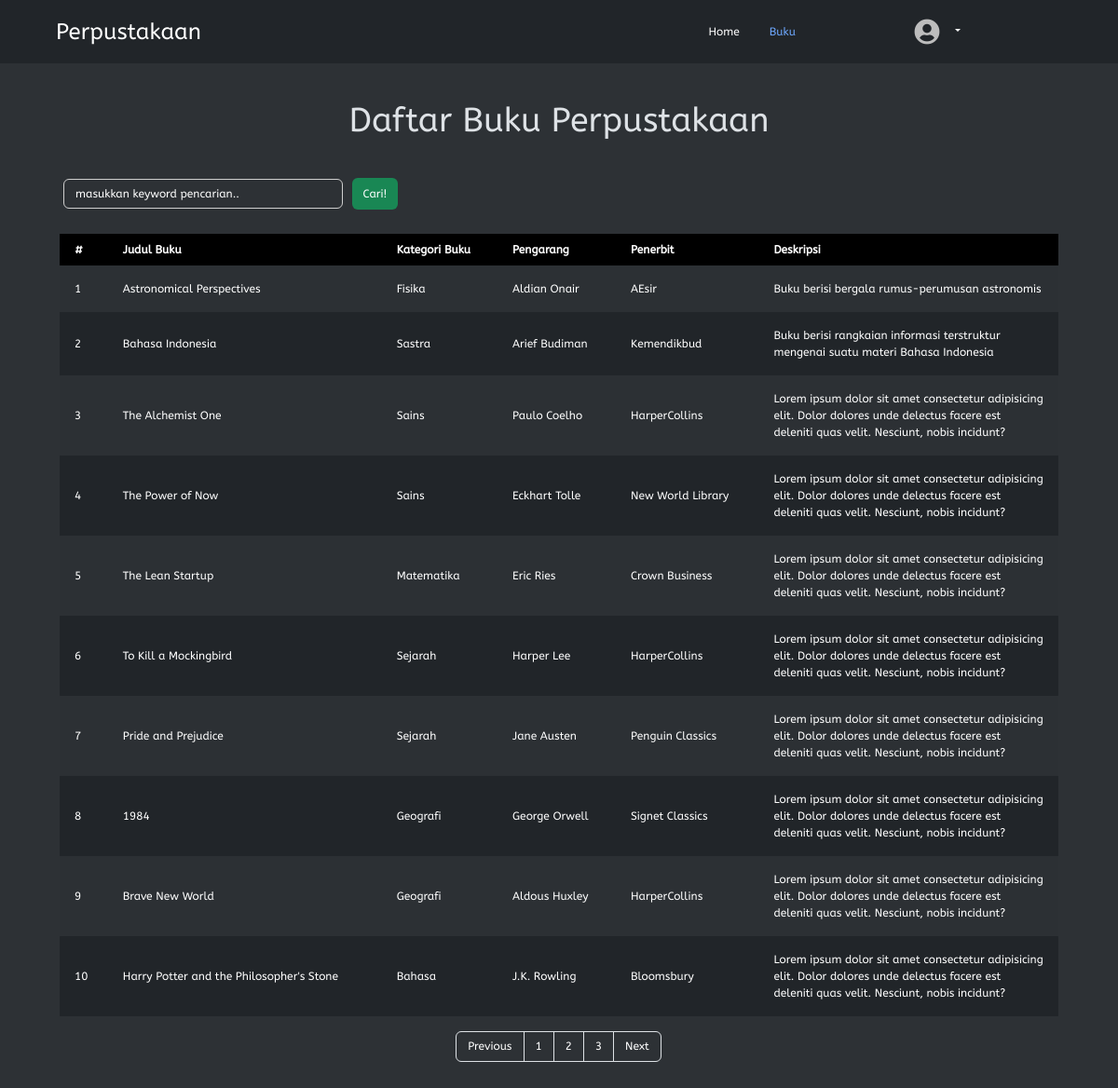
The page /php/buku/buku.php on the database its author committed.
### tables this page shows
CREATE TABLE `t_buku` (
  `f_id` int(11) NOT NULL,
  `f_idkategori` int(11) DEFAULT NULL,
  `f_judul` varchar(200) DEFAULT NULL,
  `f_pengarang` varchar(200) DEFAULT NULL,
  `f_penerbit` varchar(200) DEFAULT NULL,
  `f_deskripsi` varchar(700) DEFAULT NULL
);

CREATE TABLE `t_kategori` (
  `f_id` int(11) NOT NULL,
  `f_kategori` varchar(200) DEFAULT NULL
);

### php/dbcontroller.php (called while the page is built, shortened)
<?php
class DBConnection {
	private $host = 'localhost';
	private $user = 'root';
	private $password = '';
	private $dbname = 'prausk_sukenmfauzan';
	public $conn;
	public function __construct() {
		$this->conn = mysqli_connect($this->host, $this->user, $this->password, $this->dbname);
	}
	public function getALL($sql)
	{
		$result = mysqli_query($this->conn, $sql);
		while ($row = mysqli_fetch_assoc($result)) {
			$data[] = $row;
		}
		if (!empty($data)) {
			return $data;
		}
	}
	public function rowCOUNT($sql)
	{
		$result = mysqli_query($this->conn, $sql);
		$count = mysqli_num_rows($result);
		return $count;
	}
}
?>

### php/buku/buku.php (the view, shortened to what this page needs)
<?php
require_once '../dbcontroller.php';
$db = new DBConnection();
$jumlahdataperhalaman = 10;
$totaldata = $db->rowCOUNT('SELECT f_id FROM t_buku');
$jumlahhalaman = ceil($totaldata / $jumlahdataperhalaman);
if (isset($_GET['halaman'])) {
	$halamanberapa = $_GET['halaman'];
} else {
	$halamanberapa = 1;
}
$halaman = isset($_GET['halaman']) ? (int) $_GET['halaman'] : 1;
$awaldata = $jumlahdataperhalaman * $halamanberapa - $jumlahdataperhalaman;
$Previous = $halaman - 1;
$Next = $halaman + 1;
$halamanawal =
$halaman > 1 ? $halaman * $jumlahdataperhalaman - $jumlahdataperhalaman : 0;
$buku = $db->getALL("SELECT t_buku.*, t_buku.f_id AS idbuku, t_kategori.f_kategori FROM t_buku, t_kategori WHERE t_buku.f_idkategori = t_kategori.f_id ORDER BY idbuku ASC LIMIT " . $awaldata . "," . $jumlahdataperhalaman);
?>
<!DOCTYPE html>
<html lang="en">
<head>
	<link rel="stylesheet" href="../../assets/style/style.css">
	<link rel="stylesheet" href="../../assets/bootstrap-5.3.0/css/bootstrap.min.css">
	<link rel="stylesheet" href="../../assets/fontawesome/css/all.min.css">
	<link rel="stylesheet" href="../../assets/fontawesome/css/fontawesome.min.css">
	<link rel="stylesheet" href="../../assets/fontawesome/css/solid.min.css">
	<link rel="stylesheet" href="../../node_modules/sweetalert2/dist/sweetalert2.min.css">
</head>
<body data-bs-theme="dark">
	<div class="container-fluid">
		<header class="d-flex flex-wrap align-items-center justify-content-center justify-content-around py-3 px-5">
			<a href="../home/index.php" class="d-flex align-items-center mb-3 mb-md-0 me-md-auto text-white text-decoration-none">
				<span class="fs-4">Perpustakaan</span>
			</a>
			<ul class="nav col-12 col-md-auto mb-2 justify-content-center mb-md-0">
				<li class="nav-item">
					<a href="../home/index.php" class="nav-link text-white" aria-current="page">
						Home
					</a>
				</li>
				<li>
					<a href="../buku/buku.php" class="nav-link active">
						Buku
					</a>
				</li>
			</ul>
			<div class="d-flex col-md-3 text-end align-items-center justify-content-center">
					<div class="dropdown text-end">
						<a href="#" class="text-white text-decoration-none dropdown-toggle" data-bs-toggle="dropdown" aria-expanded="false">
							<img src="../../assets/profil/default-profil.png" alt="" width="32" height="32" class="rounded-circle me-2">
						</a>
					</div>
				</div>
			</header>
		</div>
		<div class="content">
			<center><h1>Daftar Buku Perpustakaan</h1></center>
			<form action="" method="post">
				<input type="text" name="keyword" id="keyword" size="40" autofocus placeholder="masukkan keyword pencarian.." autocomplete="off">
				<button type="submit" name="cari" class="tbl-cari">Cari!</button>
			</form>
			<br>
			<table border="0" cellpadding="10" cellspacing="0" class="mb-3">
				<thead>
					<tr>
						<th scope="col">#</th>
						<th scope="col">Judul Buku</th>
						<th scope="col">Kategori Buku</th>
						<th scope="col">Pengarang</th>
						<th scope="col">Penerbit</th>
						<th scope="col">Deskripsi</th>
					</tr>
				</thead>
				<?php $i = $halamanawal + 1;
				?>
				<?php if(!empty($buku)) {
				 foreach($buku as $data) : ?>
					<tr>
						<td><?= $i; ?></td>
						<td><?= $data['f_judul']; ?></td>
						<td><?= $data['f_kategori']; ?></td>
						<td><?= $data['f_pengarang']; ?></td>
						<td><?= $data['f_penerbit']; ?></td>
						<td class="deskripsi"><?= $data['f_deskripsi']; ?></td>
					</tr>
					<?php $i++; ?>
				<?php endforeach; } ?>
			</table>
			<div class="pagination-flex">
				<div class="pagination">
					<ul class="page-list">
						<li class="page-item">
							<a class="page-link" <?php if ($halaman > 1) {
								echo "href='?halaman=$Previous'";
							} ?>>Previous</a>
						</li>
						<?php for ($i = 1; $i <= $jumlahhalaman; $i++): ?>
							<li class="page-item"><a class="page-link" href="?halaman=<?= $i ?>"><?= $i ?></a></li>
						<?php endfor; ?>
						<li class="page-item">
							<a  class="page-link" <?php if (
								$halaman < $jumlahhalaman
							) {
								echo "href='?halaman=$Next'";
							} ?>>Next</a>
						</li>
					</ul>
				</div>
			</div>
		</div>
</body>
</html>

### assets/style/style.css (style rules this page uses)
* { box-sizing: border-box; font-family: 'AbeeZee', sans-serif; transition: all 0.5s ease; scroll-behavior: smooth; margin: 0; padding: 0; }
body { font-family: 'AbeeZee', sans-serif; background-color: #2e2e2e; font-size: 12px !important; max-width: 100%; height: 100%; color: #fff; }
.content { padding: 2rem 4rem; background-color: #2D3135; display: block; width: 100%; min-height: 100vh; }
table { width: 100%; color: #fff; margin-bottom: .5rem; border-collapse: unset !important ; border: none; }
table tr { border: 1px solid #000; }
table tr th { text-align: left; padding: 8px; height: 25px; }
table tr td { overflow: hidden; text-align: left; padding: 2px 8px 4px 8px; }
#keyword { background-color: #2D3135; color: #fff; border: 1px solid rgb(207, 207, 207); border-radius: 0.375rem; padding: 6px 12px 6px 12px; width: 300px; margin: 0px 4px 0px 4px; font-size: 12px; font-weight: normal; line-height: 1.5; transition: border-color .15s ease-in-out, box-shadow .15s ease-in-out; }
#keyword::placeholder { color: #fff; font-family: 'AbeeZee'; }
input[type="text"] { background-color: #2D3135; color: #fff; border: 1px solid rgb(207, 207, 207); border-radius: 0.375rem; padding: 6px 12px 6px 12px; width: 100%; margin: 0px 4px 10px 0px; font-size: 1rem; font-weight: normal; line-height: 1.5; transition: border-color .15s ease-in-out, box-shadow .15s ease-in-out; }
.tbl-cari { background-color: #198754; border: none; color: rgb(255, 255, 255); padding: 8px 12px; text-align: center; text-decoration: none; display: inline-block; margin: 8px 2px; cursor: pointer; border-radius: 0.375rem; }
.pagination { display: inline-block; box-sizing: border-box; }
.page-item:first-child .page-link { margin-left: 0; border-top-left-radius: 0.25rem; border-bottom-left-radius: 0.25rem; box-sizing: border-box; }
.page-item:last-child .page-link { margin-left: 0; border-top-right-radius: 0.25rem; border-bottom-right-radius: 0.25rem; box-sizing: border-box; }
.pagination .page-list { display: flex; padding-left: 0; list-style: none; border-radius: 0.25rem; flex-direction: row; flex-wrap: nowrap; box-sizing: border-box; }
.pagination .page-list .page-link { position: relative; display: block; padding: 0.5rem 0.75rem; margin-left: -1px; line-height: 1.25; color: #ffffff; background-color:#2D3135; border: 1px solid #dee2e6; text-decoration: none; box-sizing: border-box; font-size: 12px; }
.pagination-flex { display: flex; flex-direction: row; flex-wrap: nowrap; justify-content: center; align-items: center; align-content: stretch; margin-bottom: 1.5rem; }

### php/buku/buku.php (style rules this page uses)
table { border: none; margin-bottom: 1rem; }
table tr td { padding: 1rem; }
table thead tr th { background-color: #000; color: #fff; padding: .5rem 1rem; }
table tr:nth-child(even) { background-color: #212529; }
table tr:nth-child(odd) { background-color: #2c3034; }
h1 { font-size: 2.25rem; margin: .5rem 0 2rem 0; }
td.deskripsi { width: 30%; }

### rows shown on the page
t_buku: f_judul "Astronomical Perspectives", f_idkategori.f_kategori "Fisika", f_pengarang "Aldian Onair", f_penerbit "AEsir", f_deskripsi "Buku berisi bergala rumus-perumusan astronomis"
t_buku: f_judul "Bahasa Indonesia", f_idkategori.f_kategori "Sastra", f_pengarang "Arief Budiman", f_penerbit "Kemendikbud", f_deskripsi "Buku berisi rangkaian informasi terstruktur mengenai suatu materi Bahasa Indonesia"
t_buku: f_judul "The Alchemist One", f_idkategori.f_kategori "Sains", f_pengarang "Paulo Coelho", f_penerbit "HarperCollins", f_deskripsi "Lorem ipsum dolor sit amet consectetur adipisicing elit. Dolor dolores unde delectus facere est deleniti quas velit. Nesciunt, nobis incidunt?"
t_buku: f_judul "The Power of Now", f_idkategori.f_kategori "Sains", f_pengarang "Eckhart Tolle", f_penerbit "New World Library", f_deskripsi "Lorem ipsum dolor sit amet consectetur adipisicing elit. Dolor dolores unde delectus facere est deleniti quas velit. Nesciunt, nobis incidunt?"
t_buku: f_judul "The Lean Startup", f_idkategori.f_kategori "Matematika", f_pengarang "Eric Ries", f_penerbit "Crown Business", f_deskripsi "Lorem ipsum dolor sit amet consectetur adipisicing elit. Dolor dolores unde delectus facere est deleniti quas velit. Nesciunt, nobis incidunt?"
t_buku: f_judul "To Kill a Mockingbird", f_idkategori.f_kategori "Sejarah", f_pengarang "Harper Lee", f_penerbit "HarperCollins", f_deskripsi "Lorem ipsum dolor sit amet consectetur adipisicing elit. Dolor dolores unde delectus facere est deleniti quas velit. Nesciunt, nobis incidunt?"
t_buku: f_judul "Pride and Prejudice", f_idkategori.f_kategori "Sejarah", f_pengarang "Jane Austen", f_penerbit "Penguin Classics", f_deskripsi "Lorem ipsum dolor sit amet consectetur adipisicing elit. Dolor dolores unde delectus facere est deleniti quas velit. Nesciunt, nobis incidunt?"
t_buku: f_judul "1984", f_idkategori.f_kategori "Geografi", f_pengarang "George Orwell", f_penerbit "Signet Classics", f_deskripsi "Lorem ipsum dolor sit amet consectetur adipisicing elit. Dolor dolores unde delectus facere est deleniti quas velit. Nesciunt, nobis incidunt?"
t_buku: f_judul "Brave New World", f_idkategori.f_kategori "Geografi", f_pengarang "Aldous Huxley", f_penerbit "HarperCollins", f_deskripsi "Lorem ipsum dolor sit amet consectetur adipisicing elit. Dolor dolores unde delectus facere est deleniti quas velit. Nesciunt, nobis incidunt?"
t_buku: f_judul "Harry Potter and the Philosopher's Stone", f_idkategori.f_kategori "Bahasa", f_pengarang "J.K. Rowling", f_penerbit "Bloomsbury", f_deskripsi "Lorem ipsum dolor sit amet consectetur adipisicing elit. Dolor dolores unde delectus facere est deleniti quas velit. Nesciunt, nobis incidunt?"
